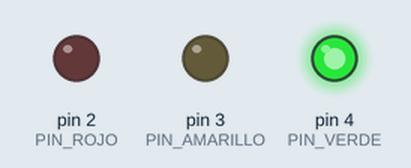
Simulated run of this sketch. Board: Arduino Uno, built with avr-gcc and run on an emulated ATmega328P. Shown: output pins drawn as LEDs (lit = HIGH).

Above: at 2.5 s.
At 6.0 s:
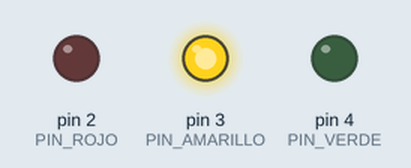
At 9.5 s:
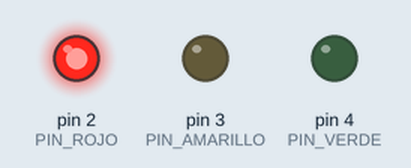
Timing chart, 0 to 15.6 s (numbered marks = the images above):
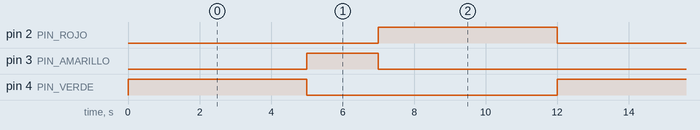

Measured:
- by itself, pin 2 (PIN_ROJO), pin 4 (PIN_VERDE): alternates HIGH for 5.0 s and LOW for 7.0 s
- by itself, pin 3 (PIN_AMARILLO): alternates HIGH for 2.0 s and LOW for 10.0 s
- by itself, everything shown: repeats every 12.0 s, in 3 steps

The sketch:

main.ino
```cpp
const int PIN_ROJO = 2;
const int PIN_AMARILLO = 3;
const int PIN_VERDE = 4;

void setup() {
  pinMode(PIN_ROJO, OUTPUT);
  pinMode(PIN_AMARILLO, OUTPUT);
  pinMode(PIN_VERDE, OUTPUT);
}

void loop() {
  // Luz verde (5 segundos)
  digitalWrite(PIN_VERDE, HIGH);
  digitalWrite(PIN_AMARILLO, LOW);
  digitalWrite(PIN_ROJO, LOW);
  delay(5000);

  // Luz amarilla (2 segundos)
  digitalWrite(PIN_VERDE, LOW);
  digitalWrite(PIN_AMARILLO, HIGH);
  digitalWrite(PIN_ROJO, LOW);
  delay(2000);

  // Luz roja (5 segundos)
  digitalWrite(PIN_VERDE, LOW);
  digitalWrite(PIN_AMARILLO, LOW);
  digitalWrite(PIN_ROJO, HIGH);
  delay(5000);
}
```
